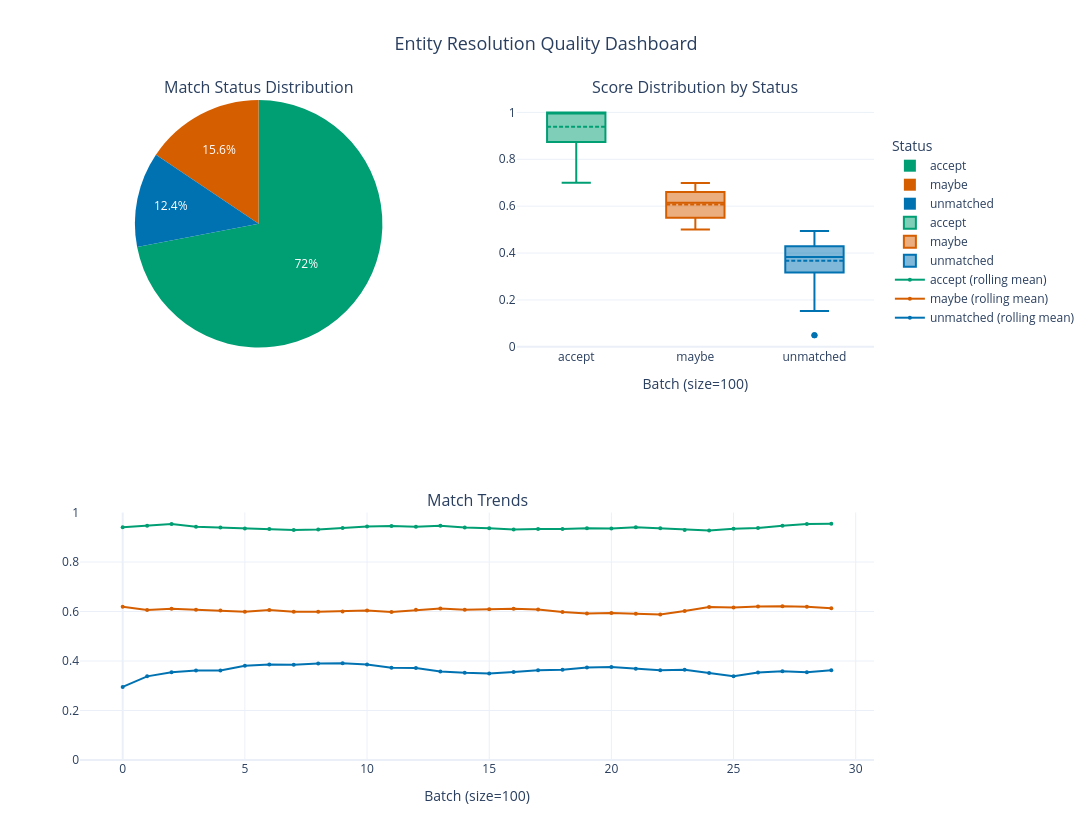

Write notebook code for a chart like this one.
### Markdown cell above
## 4. Interactive Match Quality Dashboard

The following dashboard combines multiple visualizations to provide a comprehensive view of match quality metrics.

### Code cell
# Create a more complex dashboard using subplot layout
from plotly.subplots import make_subplots

# Map statuses to colors using the colorblind palette
status_order = ['accept', 'maybe', 'unmatched']
status_colors = {
    'accept': COLORBLIND_PALETTE[2],   # green
    'maybe': COLORBLIND_PALETTE[1],    # orange
    'unmatched': COLORBLIND_PALETTE[0] # blue-ish for contrast
}

# Initialize figure with subplots
fig = make_subplots(
    rows=2, cols=2,
    subplot_titles=('Match Status Distribution', 'Score Distribution by Status', 'Match Trends'),
    specs=[[{'type': 'pie'}, {'type': 'box'}],
           [{'type': 'scatter', 'colspan': 2}, None]]
)

# Add pie chart
status_counts = er_results['status'].value_counts()
fig.add_trace(
    go.Pie(labels=status_counts.index, values=status_counts.values, marker={'colors':[status_colors.get(s, None) for s in status_counts.index]}),
    row=1, col=1
)

# Add box plot per status (one trace each) so we can control colors
for s in status_order:
    if s in er_results['status'].unique():
        fig.add_trace(
            go.Box(
                y=er_results.loc[er_results['status'] == s, 'score'],
                name=s,
                marker_color=status_colors.get(s),
                boxmean=True
            ),
            row=1, col=2
        )

# --- Match Trends: prefer a date axis if available ---
date_col = None
# heuristic: look for datetime-like columns
for c in er_results.columns:
    if er_results[c].dtype.kind == 'M':
        date_col = c
        break
# try parsing string columns if no datetime dtype found
if date_col is None:
    for c in er_results.select_dtypes(include='object').columns:
        sample = er_results[c].dropna().head(50).astype(str)
        if sample.empty:
            continue
        parsed = pd.to_datetime(sample, errors='coerce')
        if parsed.notna().sum() / len(sample) > 0.8:
            date_col = c
            break

# Build rolling-series DataFrame
rolling = None
x_axis_title = 'Index'

if date_col is not None:
    try:
        df_time = er_results.copy()
        df_time[date_col] = pd.to_datetime(df_time[date_col], errors='coerce')
        df_time = df_time.dropna(subset=[date_col])
        if not df_time.empty:
            df_time['date_day'] = df_time[date_col].dt.floor('D')
            pivot = df_time.pivot_table(index='date_day', columns='status', values='score', aggfunc='mean')
            rolling = pivot.rolling(window=ROLLING_WINDOW_DAYS, min_periods=1).mean()
            x_axis_title = 'Date'
    except Exception:
        rolling = None

# fallback: use batching by row_index
if rolling is None or rolling.dropna(how='all').empty:
    if 'row_index' in er_results.columns:
        df_batch = er_results.sort_values('row_index').copy()
        df_batch['batch'] = (df_batch['row_index'] // BATCH_SIZE).astype(int)
        pivot = df_batch.pivot_table(index='batch', columns='status', values='score', aggfunc='mean')
        if not pivot.empty:
            rolling = pivot.rolling(window=ROLLING_WINDOW_BATCHES, min_periods=1).mean()
            x_axis_title = f'Batch (size={BATCH_SIZE})'

# If still empty, put an annotation; otherwise draw the series
if rolling is None or rolling.dropna(how='all').empty:
    fig.add_annotation(text='No usable time-series data for Match Trends', xref='paper', yref='paper', x=0.5, y=0.35, showarrow=False, row=2, col=1)
else:
    # Plot each status with styling
    for col in rolling.columns:
        if col not in rolling:
            continue
        fig.add_trace(
            go.Scatter(
                x=rolling.index,
                y=rolling[col],
                name=f'{col} (rolling mean)',
                mode='lines+markers',
                line=dict(color=status_colors.get(col, None), width=2),
                marker=dict(size=4),
                hovertemplate=f'%{{x}}<br>{col}: %{{y:.3f}}<extra>{col}</extra>'
            ),
            row=2, col=1
        )

    # set y-axis limits to sensible range
    fig.update_yaxes(range=[0, 1], row=2, col=1)

# Final layout tweaks for legibility and presentation
fig.update_layout(
    title=dict(text='Entity Resolution Quality Dashboard', x=0.5, xanchor='center'),
    showlegend=True,
    height=840,
    width=1250,
    template='plotly_white',
    legend=dict(title='Status', orientation='v', x=1.02, y=0.95)
)
# Improve fonts and title sizes
fig.update_layout(font=dict(size=12), title_font=dict(size=18))

fig.update_xaxes(title_text=x_axis_title)

# keep a reference to the figure so we can export it later
dashboard_fig = fig

fig.show()

# Print summary metrics
print("\nMatch Quality Metrics:")
print("-" * 50)
print(f"Total Records: {len(er_results):,}")
print(f"Average Match Score: {er_results['score'].mean():.3f}")
print("\nStatus Distribution:")
for status, count in status_counts.items():
    print(f"{status}: {count:,} ({count/len(er_results)*100:.1f}%)")

### Figure 1 — Plotly figure (JSON) as saved in the notebook; plotly's stock layout.template omitted (floating-point values rounded to 4 significant figures; data arrays with more than 128 entries replaced by an {"elided": "..."} marker saying what was removed)
{"data": [{"domain": {"x": [0, 0.45], "y": [0.625, 1]}, "labels": ["accept", "maybe", "unmatched"], "marker": {"colors": ["#009E73", "#D55E00", "#0072B2"]}, "type": "pie", "values": [2124, 460, 367]}, {"boxmean": true, "marker": {"color": "#009E73"}, "name": "accept", "type": "box", "xaxis": "x", "y": {"elided": "2124 float values"}, "yaxis": "y"}, {"boxmean": true, "marker": {"color": "#D55E00"}, "name": "maybe", "type": "box", "xaxis": "x", "y": {"elided": "460 float values"}, "yaxis": "y"}, {"boxmean": true, "marker": {"color": "#0072B2"}, "name": "unmatched", "type": "box", "xaxis": "x", "y": {"elided": "367 float values"}, "yaxis": "y"}, {"hovertemplate": "%{x}<br>accept: %{y:.3f}<extra>accept</extra>", "line": {"color": "#009E73", "width": 2}, "marker": {"size": 4}, "mode": "lines+markers", "name": "accept (rolling mean)", "type": "scatter", "x": [0, 1, 2, 3, 4, 5, 6, 7, 8, 9, 10, 11, 12, 13, 14, 15, 16, 17, 18, 19, 20, 21, 22, 23, 24, 25, 26, 27, 28, 29], "xaxis": "x2", "y": [0.9405, 0.9464, 0.9534, 0.9421, 0.9392, 0.9351, 0.9329, 0.9294, 0.9312, 0.9379, 0.9432, 0.9456, 0.9424, 0.9462, 0.9389, 0.936, 0.9308, 0.9333, 0.9331, 0.9367, 0.9355, 0.94, 0.9359, 0.9297, 0.9278, 0.934, 0.9376, 0.9468, 0.9536, 0.9543], "yaxis": "y2"}, {"hovertemplate": "%{x}<br>maybe: %{y:.3f}<extra>maybe</extra>", "line": {"color": "#D55E00", "width": 2}, "marker": {"size": 4}, "mode": "lines+markers", "name": "maybe (rolling mean)", "type": "scatter", "x": [0, 1, 2, 3, 4, 5, 6, 7, 8, 9, 10, 11, 12, 13, 14, 15, 16, 17, 18, 19, 20, 21, 22, 23, 24, 25, 26, 27, 28, 29], "xaxis": "x2", "y": [0.6188, 0.6065, 0.611, 0.6068, 0.6044, 0.5989, 0.6063, 0.5988, 0.5986, 0.6002, 0.6036, 0.5982, 0.6066, 0.6123, 0.6074, 0.6089, 0.6111, 0.6077, 0.5978, 0.5918, 0.5937, 0.5912, 0.5879, 0.6016, 0.6178, 0.6157, 0.6206, 0.6213, 0.6197, 0.6132], "yaxis": "y2"}, {"hovertemplate": "%{x}<br>unmatched: %{y:.3f}<extra>unmatched</extra>", "line": {"color": "#0072B2", "width": 2}, "marker": {"size": 4}, "mode": "lines+markers", "name": "unmatched (rolling mean)", "type": "scatter", "x": [0, 1, 2, 3, 4, 5, 6, 7, 8, 9, 10, 11, 12, 13, 14, 15, 16, 17, 18, 19, 20, 21, 22, 23, 24, 25, 26, 27, 28, 29], "xaxis": "x2", "y": [0.2954, 0.3379, 0.3545, 0.3617, 0.3621, 0.3811, 0.3858, 0.3845, 0.3894, 0.3914, 0.3857, 0.3732, 0.3716, 0.3578, 0.3526, 0.3498, 0.3558, 0.3622, 0.3649, 0.3735, 0.3753, 0.3684, 0.3631, 0.3647, 0.3516, 0.3381, 0.3531, 0.3587, 0.3548, 0.3624], "yaxis": "y2"}], "layout": {"annotations": [{"font": {"size": 16}, "showarrow": false, "text": "Match Status Distribution", "x": 0.225, "xanchor": "center", "xref": "paper", "y": 1, "yanchor": "bottom", "yref": "paper"}, {"font": {"size": 16}, "showarrow": false, "text": "Score Distribution by Status", "x": 0.775, "xanchor": "center", "xref": "paper", "y": 1, "yanchor": "bottom", "yref": "paper"}, {"font": {"size": 16}, "showarrow": false, "text": "Match Trends", "x": 0.5, "xanchor": "center", "xref": "paper", "y": 0.375, "yanchor": "bottom", "yref": "paper"}], "font": {"size": 12}, "height": 840, "legend": {"orientation": "v", "title": {"text": "Status"}, "x": 1.02, "y": 0.95}, "showlegend": true, "title": {"font": {"size": 18}, "text": "Entity Resolution Quality Dashboard", "x": 0.5, "xanchor": "center"}, "width": 1250, "xaxis": {"anchor": "y", "domain": [0.55, 1], "title": {"text": "Batch (size=100)"}}, "xaxis2": {"anchor": "y2", "domain": [0, 1], "title": {"text": "Batch (size=100)"}}, "yaxis": {"anchor": "x", "domain": [0.625, 1]}, "yaxis2": {"anchor": "x2", "domain": [0, 0.375], "range": [0, 1]}}}
